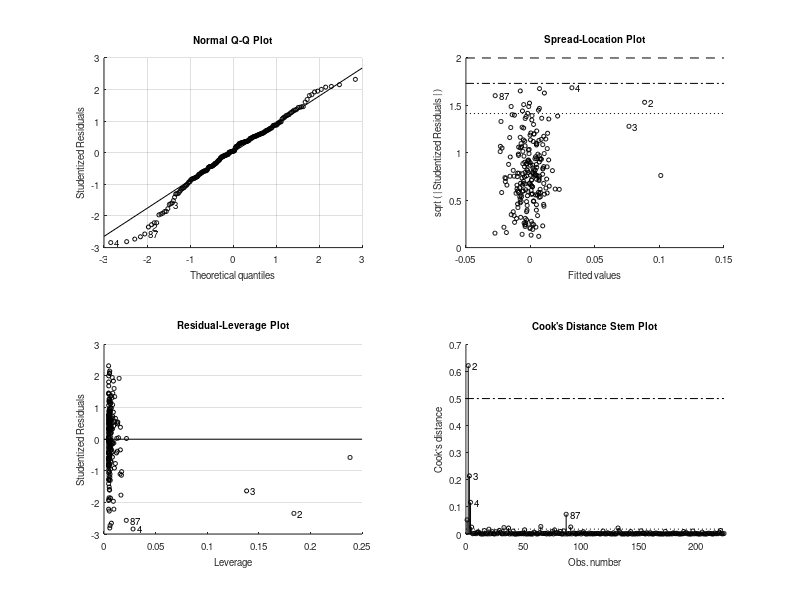
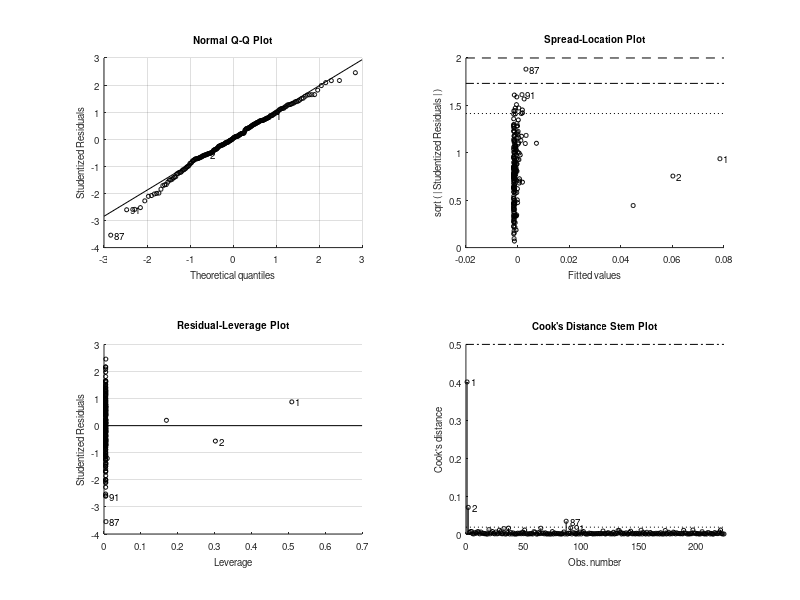

These figures' MATLAB source, in order: (Note: this script raises an error after producing the figures.)
%% Setup
clc
clear all
close all
addpath(genpath('./functions'));
addpath(genpath('./data'));

%% Load and Prepare Data
load('data.mat')

date = MertensRavnData(:,1);
y = MertensRavnData(:,2:4);
z = MertensRavnData(:,7);
 
y = y(:,[2 1 3]);  % Reorder columns

%% Analyze Instrument Properties
fprintf('Skewness of z: %.4f\n', skewness(z))
fprintf('Kurtosis of z: %.4f\n', kurtosis(z))

%% VAR Estimation
lags = 4;
[T, n] = size(y);

% Prepare data for VAR
Y0 = y(1:lags,:);  % Initial conditions
shortY = y(lags+1:end,:);

dummy = zeros(T,1);
dummy(102) = 1;

tmpY = [Y0(end-lags+1:end,:); shortY];
X = zeros(T-lags, n*lags);
for i = 1:lags
    X(:, (lags-i+1)*n-n+1:(lags-i+1)*n) = tmpY(lags-i+1:end-i,:);
end

Xexo = [ones(T-lags,1), dummy(lags+1:end), (1:T-lags)', (1:T-lags).^2'];
X = [X, Xexo];

% Estimate VAR
Atilde = (X \ shortY)';
u = shortY - X * Atilde';
z = z(lags+1:end,:);

% Prepare data for further analysis
z = z';
U_hat = u';

%% Relevance Tests
significance_level = 0.1;

% Linear relevance test
lhs = U_hat(1,:)';
rhs = z';
linear_model = fitlm(rhs, lhs);
disp('Linear Relevance Test:')
disp(linear_model)

% Quadratic relevance test
lhs = U_hat(1,:)';
rhs = z.^2';
quadratic_model = fitlm(rhs, lhs);
disp('Quadratic Relevance Test:')
disp(quadratic_model)

% Detailed relevance tests for each variable
disp('Detailed Relevance Tests:')
for ik = 1:n
    inam = sprintf('r%d', ik);
    olsEst.(inam) = olsest(z', U_hat(ik,:)', true, true);
    
    fprintf('Variable %d:\n', ik)
    fprintf('  F-stat: %4.3f, p-value: %4.3f\n', olsEst.(inam).F, olsEst.(inam).Fpval)
    fprintf('  F-stat (robust): %4.3f, p-value: %4.3f\n', olsEst.(inam).Frobust, olsEst.(inam).Frobustpval)
    fprintf('  R^2: %4.3f, R^2 (adj): %4.3f\n', olsEst.(inam).R2, olsEst.(inam).R2adj)
end

% Detailed relevance tests (z^2) for each variable
disp('Detailed Relevance Tests (z^2):')
for ik = 1:n
    inam = sprintf('r%d', ik);
    olsEst.(inam) = olsest(z.^2', U_hat(ik,:)', true, true);
    
    fprintf('Variable %d:\n', ik)
    fprintf('  F-stat: %4.3f, p-value: %4.3f\n', olsEst.(inam).F, olsEst.(inam).Fpval)
    fprintf('  F-stat (robust): %4.3f, p-value: %4.3f\n', olsEst.(inam).Frobust, olsEst.(inam).Frobustpval)
    fprintf('  R^2: %4.3f, R^2 (adj): %4.3f\n', olsEst.(inam).R2, olsEst.(inam).R2adj)
end

 %% Initial Parameter Estimation
T = length(z);

% Estimate theta for z
step = U_hat * z' / T;
step2 = step / step(1);
theta_z = step2(2:end);

% Estimate theta for z^2
step = U_hat * z.^2' / T;
step2 = step / step(1);
theta_z2 = step2(2:end);

fprintf('Initial theta estimates:\n')
fprintf('theta_z:  '); fprintf('%8.4f ', theta_z); fprintf('\n')
fprintf('theta_z2: '); fprintf('%8.4f ', theta_z2); fprintf('\n\n')

%% Optimization Setup
options = optimoptions('fminunc', 'Display', 'off', 'OptimalityTolerance', 1e-10, ...
                       'StepTolerance', 1e-10, 'MaxIterations', 1000);

% Initial optimization without optimal weighting
W_initial = pinv(diag(diag(f_04(theta_z, U_hat, z) * f_04(theta_z, U_hat, z)' / size(U_hat, 2))));
loss_func_initial = @(theta) mean(f_04(theta, U_hat, z), 2)' * W_initial * mean(f_04(theta, U_hat, z), 2);
[theta_est_initial, ~] = fminunc(loss_func_initial, theta_z, options);

% Optimization with optimal weighting
W_optimal = pinv(f_04(theta_est_initial, U_hat, z) * f_04(theta_est_initial, U_hat, z)' / size(U_hat, 2));
loss_func_optimal = @(theta) mean(f_04(theta, U_hat, z), 2)' * W_optimal * mean(f_04(theta, U_hat, z), 2);
[theta_est_optimal, ~] = fminunc(loss_func_optimal, theta_est_initial, options);

thetastart = theta_est_optimal;

fprintf('Optimized theta estimate:\n')
fprintf('theta_est: '); fprintf('%8.4f ', thetastart); fprintf('\n\n')

%% Estimation and J-Test
[J_statistic, p_value, theta_est] = EstAndJTest_03(U_hat, z, thetastart);

fprintf('Standard GMM Estimation Results:\n')
fprintf('Estimated theta: '); fprintf('%8.4f ', theta_est); fprintf('\n')
fprintf('J-statistic: %8.4f\n', J_statistic)
fprintf('p-value: %8.4f\n', p_value)
fprintf('Reject H0 at %.1f%% level: %s\n\n', significance_level*100, ...
        logical2str(p_value < significance_level))

%% CUE Estimation (Non-conservative)
conservative = 'no';
[J_statistic_cue, p_value_cue, theta_est_cue] = EstAndJTest_03CUE(U_hat, z, thetastart, conservative);

fprintf('CUE Estimation Results (Non-conservative):\n')
fprintf('Estimated theta: '); fprintf('%8.4f ', theta_est_cue); fprintf('\n')
fprintf('J-statistic: %8.4f\n', J_statistic_cue)
fprintf('p-value: %8.4f\n', p_value_cue)
fprintf('Reject H0 at %.1f%% level: %s\n\n', significance_level*100, ...
        logical2str(p_value_cue < significance_level))

%% CUE Estimation (Conservative)
conservative = 'yes';
[J_statistic_cue_cons, p_value_cue_cons, theta_est_cue_cons] = EstAndJTest_03CUE(U_hat, z, thetastart, conservative);

fprintf('CUE Estimation Results (Conservative):\n')
fprintf('Estimated theta: '); fprintf('%8.4f ', theta_est_cue_cons); fprintf('\n')
fprintf('J-statistic: %8.4f\n', J_statistic_cue_cons)
fprintf('p-value: %8.4f\n', p_value_cue_cons)
fprintf('Reject H0 at %.1f%% level: %s\n\n', significance_level*100, ...
        logical2str(p_value_cue_cons < significance_level))

%% Estimation with Kurtosis
[J_statistic_kurt, p_value_kurt, theta_est_kurt] = EstAndJTest_03_wKurt(U_hat, z, thetastart);

fprintf('Estimation Results with Kurtosis:\n')
fprintf('Estimated theta: '); fprintf('%8.4f ', theta_est_kurt); fprintf('\n')
fprintf('J-statistic: %8.4f\n', J_statistic_kurt)
fprintf('p-value: %8.4f\n', p_value_kurt)
fprintf('Reject H0 at %.1f%% level: %s\n\n', significance_level*100, ...
        logical2str(p_value_kurt < significance_level))

%% CUE Estimation with Kurtosis (Non-conservative)
conservative = 'no';
[J_statistic_cue_kurt, p_value_cue_kurt, theta_est_cue_kurt] = EstAndJTest_03CUE_wKurt(U_hat, z, thetastart, conservative);

fprintf('CUE Estimation Results with Kurtosis (Non-conservative):\n')
fprintf('Estimated theta: '); fprintf('%8.4f ', theta_est_cue_kurt); fprintf('\n')
fprintf('J-statistic: %8.4f\n', J_statistic_cue_kurt)
fprintf('p-value: %8.4f\n', p_value_cue_kurt)
fprintf('Reject H0 at %.1f%% level: %s\n\n', significance_level*100, ...
        logical2str(p_value_cue_kurt < significance_level))

%% CUE Estimation with Kurtosis (Conservative)
conservative = 'yes';
[J_statistic_cue_kurt_cons, p_value_cue_kurt_cons, theta_est_cue_kurt_cons] = EstAndJTest_03CUE_wKurt(U_hat, z, thetastart, conservative);

fprintf('CUE Estimation Results with Kurtosis (Conservative):\n')
fprintf('Estimated theta: '); fprintf('%8.4f ', theta_est_cue_kurt_cons); fprintf('\n')
fprintf('J-statistic: %8.4f\n', J_statistic_cue_kurt_cons)
fprintf('p-value: %8.4f\n', p_value_cue_kurt_cons)
fprintf('Reject H0 at %.1f%% level: %s\n\n', significance_level*100, ...
        logical2str(p_value_cue_kurt_cons < significance_level))

%% Helper function
function str = logical2str(logic_val)
    if logic_val
        str = 'Yes';
    else
        str = 'No';
    end
end
